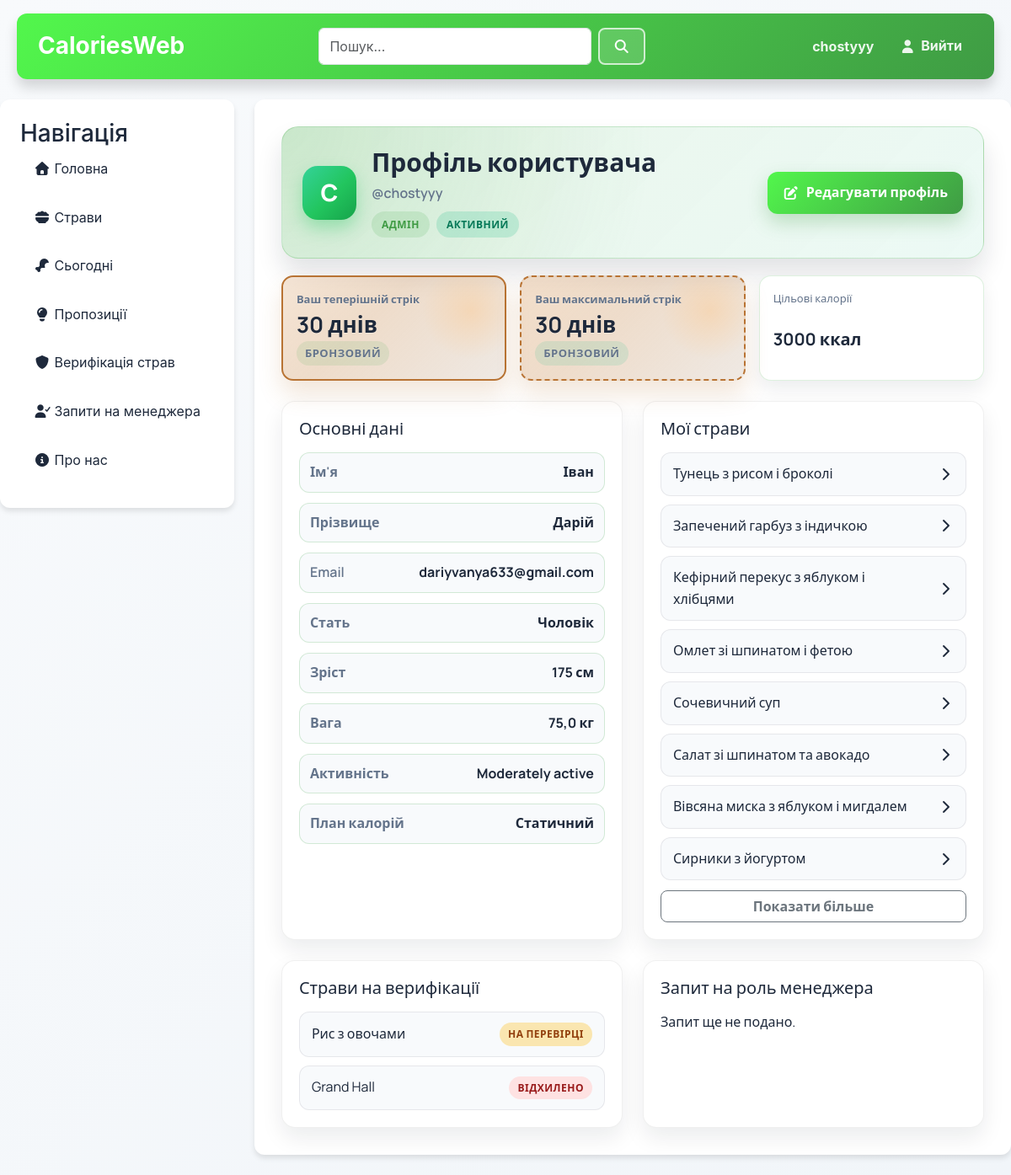
Screenshot of /user/1/ (signed in) with the database file from the repository.
### main/models.py (models this page shows, shortened)
class UserDetails(models.Model):
    CALORIE_PLAN_CHOICES = [
        ('cut', 'Похудання'),
        ('maintain', 'Статичний'),
        ('bulk', 'Набір ваги'),
    ]
    ROLE_CHOICES = [
        ('user', 'Користувач'),
        ('manager', 'Менеджер'),
        ('admin', 'Адмін'),
    ]
    ACCOUNT_STATUS_CHOICES = [
        ('active', 'Активний'),
        ('inactive', 'Неактивний'),
    ]
    user = models.OneToOneField(
        User,
        on_delete=models.CASCADE,
        related_name="details"
    )
    sex = models.CharField(max_length=10, choices=[
        ('male', 'Чоловік'),
        ('female', 'Жінка'),
    ])
    age = models.PositiveSmallIntegerField()
    height_cm = models.PositiveSmallIntegerField()
    weight_kg = models.FloatField()
    activity_level = models.IntegerField(choices=[
        (1, 'Sedentary'),
        (2, 'Lightly active'),
        (3, 'Moderately active'),
        (4, 'Very active'),
        (5, 'Extra active'),
    ])
    current_streak = models.PositiveIntegerField(default=0)
    max_streak = models.PositiveIntegerField(default=0)
    date_last_streak_entry = models.DateField(null=True, blank=True)
    goal_calories = models.PositiveIntegerField(default=2000)
    calorie_plan = models.CharField(max_length=10, choices=CALORIE_PLAN_CHOICES, default='maintain')
    role = models.CharField(max_length=10, choices=ROLE_CHOICES, default='user')
    account_status = models.CharField(max_length=10, choices=ACCOUNT_STATUS_CHOICES, default='active')
    is_banned = models.BooleanField(default=False)

### meals/models.py (models this page shows, shortened)
class Meal(models.Model):
    name = models.CharField(max_length=100)
    grams = models.PositiveIntegerField(default=100)
    recipe = models.TextField(null=True)
    link = models.URLField(null=True)
    author = models.ForeignKey(User, on_delete=models.CASCADE)
    image = models.ImageField(default='fallback.png', null=True, blank=True)
    popularity = models.IntegerField()

class MealVerification(models.Model):
    STATUS_CHOICES = [
        ('draft', 'Чернетка'),
        ('pending', 'На перевірці'),
        ('approved', 'Схвалено'),
        ('rejected', 'Відхилено'),
        ('banned', 'Заблоковано'),
    ]
    author = models.ForeignKey(User, on_delete=models.CASCADE, related_name='meal_verifications')
    original_meal = models.ForeignKey('Meal', on_delete=models.SET_NULL, null=True, blank=True, related_name='verification_requests')
    name = models.CharField(max_length=100)
    grams = models.PositiveIntegerField(default=100)
    recipe = models.TextField(null=True, blank=True)
    link = models.URLField(null=True, blank=True)
    image = models.ImageField(upload_to='meal_verifications/', null=True, blank=True)
    status = models.CharField(max_length=12, choices=STATUS_CHOICES, default='draft')
    created_at = models.DateTimeField(auto_now_add=True)
    reviewed_at = models.DateTimeField(null=True, blank=True)
    reviewed_by = models.ForeignKey(User, on_delete=models.SET_NULL, null=True, blank=True, related_name='verified_meals')
    review_comment = models.TextField(null=True, blank=True)

### user/views.py (the view)
# urls.py: path('<int:user_id>/', views.user_details, name='user_detail'),
def user_details(request, user_id):
    details = get_object_or_404(UserDetails, user_id=user_id)
    manager_request = ManagerRequest.objects.filter(user=details.user).order_by("-created_at").first()
    user_meals = Meal.objects.filter(author=details.user).order_by("-id")
    verification_items = MealVerification.objects.filter(author=details.user).exclude(
        status="approved",
    ).order_by("-created_at")
    is_own_profile = request.user.is_authenticated and request.user.id == details.user_id
    current_streak_tier = _streak_tier(details.current_streak)
    max_streak_tier = _streak_tier(details.max_streak)
    data = {
        'user_id': user_id,
        'details': details,
        'manager_request': manager_request,
        'user_meals': user_meals,
        'verification_items': verification_items,
        'is_own_profile': is_own_profile,
        'current_streak_tier': current_streak_tier,
        'current_streak_label': _streak_label(current_streak_tier),
        'max_streak_tier': max_streak_tier,
        'max_streak_label': _streak_label(max_streak_tier),
    }
    return render(request, 'user/user_details.html', data)

### user/templates/user/user_details.html (shortened to what this page needs)
{% extends "main/layout.html" %}
{% load static %}
{% block extra_css %}
    <link rel="stylesheet" href="{% static 'user/css/user.css' %}">
{% endblock %}
{% block content %}
    <div class="user-profile-page">
        <div class="user-profile-hero">
            <div class="user-hero-content">
                <div class="user-hero-avatar">{{ details.user.username|slice:":1"|upper }}</div>
                <div class="user-profile-hero-text">
                    <h1>Профіль користувача</h1>
                    <p>@{{ details.user.username }}</p>
                    <div class="profile-badges">
                        <span class="profile-badge profile-badge--role">{{ details.get_role_display }}</span>
                        <span class="profile-badge profile-badge--status">{{ details.get_account_status_display }}</span>
                    </div>
                </div>
            </div>
            {% if user.is_authenticated and user.id == details.user.id %}
                <a class="user-profile-btn" href="{% url 'user:edit_profile' user_id %}">
                    <i class="fas fa-edit"></i> Редагувати профіль
                </a>
            {% endif %}
        </div>
        {% if user.is_authenticated %}
            <div class="profile-stats">
                <div class="profile-stat streak-frame streak-frame--current streak-frame--{{ current_streak_tier }}">
                    <span class="streak-frame__label">{% if is_own_profile %}Ваш теперішній стрік{% else %}Теперішній стрік{% endif %}</span>
                    <strong>{{ details.current_streak }} днів</strong>
                    <span class="streak-frame__tag">{{ current_streak_label }}</span>
                </div>
                <div class="profile-stat streak-frame streak-frame--max streak-frame--{{ max_streak_tier }}">
                    <span class="streak-frame__label">{% if is_own_profile %}Ваш максимальний стрік{% else %}Максимальний стрік{% endif %}</span>
                    <strong>{{ details.max_streak }} днів</strong>
                    <span class="streak-frame__tag">{{ max_streak_label }}</span>
                </div>
                <div class="profile-stat profile-stat--goal">
                    <span>Цільові калорії</span>
                    <strong>{{ details.goal_calories }} ккал</strong>
                </div>
            </div>
            <div class="user-profile-grid">
                <section class="user-profile-card">
                    <h3>Основні дані</h3>
                    <div class="profile-kv-grid">
                        <div class="profile-kv"><span>Ім'я</span><strong>{{ details.user.first_name }}</strong></div>
                        <div class="profile-kv"><span>Прізвище</span><strong>{{ details.user.last_name }}</strong></div>
                        <div class="profile-kv"><span>Email</span><strong>{{ details.user.email }}</strong></div>
                        <div class="profile-kv"><span>Стать</span><strong>{{ details.get_sex_display }}</strong></div>
                        <div class="profile-kv"><span>Зріст</span><strong>{{ details.height_cm }} см</strong></div>
                        <div class="profile-kv"><span>Вага</span><strong>{{ details.weight_kg }} кг</strong></div>
                        <div class="profile-kv"><span>Активність</span><strong>{{ details.get_activity_level_display }}</strong></div>
                        <div class="profile-kv"><span>План калорій</span><strong>{{ details.get_calorie_plan_display }}</strong></div>
                    </div>
                </section>
                <section class="user-profile-card">
                    <h3>{% if is_own_profile %}Мої страви{% else %}Страви користувача{% endif %}</h3>
                    {% if user_meals %}
                        <div class="profile-list" id="user-meals-list" data-max-items="8">
                            {% for meal in user_meals %}
                                <a class="profile-list-item" href="{% url 'meals:meal_detail' meal.id %}">
                                    <span>{{ meal.name }}</span>
                                    <i class="fas fa-chevron-right"></i>
                                </a>
                            {% endfor %}
                        </div>
                        {% if user_meals|length > 8 %}
                            <button type="button" class="btn btn-outline-secondary profile-show-more" data-target="user-meals-list">
                                Показати більше
                            </button>
                        {% endif %}
                    {% else %}
                        <p>Поки що немає доданих страв.</p>
                    {% endif %}
                </section>
                {% if is_own_profile %}
                    <section class="user-profile-card">
                        <h3>Страви на верифікації</h3>
                        {% if verification_items %}
                            <div class="profile-list" id="verification-list" data-max-items="8">
                                {% for item in verification_items %}
                                    <div class="profile-list-item profile-list-item--static">
                                        <span>{{ item.name }}</span>
                                        <span class="status-chip status-chip--{{ item.status }}">{{ item.get_status_display }}</span>
                                    </div>
                                {% endfor %}
                            </div>
                        {% else %}
                            <p>Немає страв на перевірці.</p>
                        {% endif %}
                    </section>
                    <section class="user-profile-card">
                        <h3>Запит на роль менеджера</h3>
                        {% if manager_request %}
                            <div class="profile-kv"><span>Статус</span><strong>{{ manager_request.get_status_display }}</strong></div>
                            <div class="profile-kv"><span>Дата подачі</span><strong>{{ manager_request.created_at|date:"d.m.Y" }}</strong></div>
                            {% if manager_request.admin_comment %}
                                <div class="profile-kv profile-kv--full"><span>Коментар</span><strong>{{ manager_request.admin_comment }}</strong></div>
                            {% endif %}
                        {% else %}
                            <p>Запит ще не подано.</p>
                        {% endif %}
                    </section>
                {% endif %}
            </div>
        {% else %}
            <div class="today-locked">
                <i class="fas fa-lock"></i>
                <p>Будь ласка, <a href="{% url 'main:logIn' %}">увійдіть</a>, щоб переглянути деталі користувача.</p>
            </div>
        {% endif %}
    </div>
{% endblock %}

### main/templates/main/layout.html (shortened to what this page needs)
{% load static %}
<!DOCTYPE html>
<html lang="en">
<head>
    <link href="https://cdn.jsdelivr.net/npm/bootstrap@5.3.8/dist/css/bootstrap.min.css" rel="stylesheet">
    <link rel="stylesheet" href="{% static 'main/css/main.css' %}">
    <link rel="stylesheet" href="https://cdnjs.cloudflare.com/ajax/libs/font-awesome/7.0.1/css/all.min.css">
    {% block extra_css %}{% endblock %}
</head>
<body>
<header>
    <table>
        <tr>
            <th style="text-align: left;" style="width: fit-content;">
                <a href="{% url 'main:home' %}" style="width: fit-content;" >
                    <h1 style="width: fit-content;">CaloriesWeb</h1>
                </a>
            </th>
            <th style="text-align: center; width: 35%;">
                <form action="{% url 'meals:search' %}" method="get" class="d-flex">
                    <input class="form-control" type="text" name="q" placeholder="Пошук...">
                    <button class="btn btn-outline-danger ms-2" type="submit">
                        <i class="fa-solid fa-magnifying-glass"></i>
                    </button>
                </form>
            </th>
            <th style="text-align: right;">
                {% if user.is_authenticated %}
                    <a href="{% url 'user:user_detail' user.id %}"><span>{{ user.username }}</span></a>
                    <a href="{% url 'main:logOut' %}">
                        <span><i class="fa-solid fa-user"></i> Вийти</span>
                    </a>
                {% endif %}
            </th>
        </tr>
    </table>
</header>
<main class="layout">
    <aside>
        <h3>Навігація</h3>
        <ul>
            <a href="{% url 'main:home' %}">
                <li><i class="fa-solid fa-house"></i> Головна</li>
            </a>
            <a href="{% url 'meals:meals' %}">
                <li><i class="fa-solid fa-bowl-food"></i> Страви</li>
            </a>
            <a href="{% url 'today:today' %}">
                <li><i class="fa-solid fa-drumstick-bite"></i> Сьогодні</li>
            </a>
            <a href="{% url 'meals:suggestions' %}">
                <li><i class="fa-solid fa-lightbulb"></i> Пропозиції</li>
            </a>
            {% if is_manager or is_admin %}
                <a href="{% url 'meals:verification_list' %}">
                    <li><i class="fa-solid fa-shield"></i> Верифікація страв</li>
                </a>
            {% endif %}
            {% if is_admin %}
                <a href="{% url 'user:manager_requests' %}">
                    <li><i class="fa-solid fa-user-check"></i> Запити на менеджера</li>
                </a>
            {% endif %}
            <a href="{% url 'main:about' %}">
                <li><i class="fa-solid fa-circle-info"></i> Про нас</li>
            </a>
        </ul>
    </aside>
    <div class="main-content">
        {% block content %}
        {% endblock %}
    </div>
</main>
</body>
</html>

### rows the page displays
UserDetails: user.username "C", user.username "chostyyy", role "АДМІН", account_status "АКТИВНИЙ", current_streak "30", max_streak "30", goal_calories "3000", user.first_name "Іван", user.last_name "Дарій", user.email "dariyvanya633@gmail.com", sex "Чоловік", height_cm "175", weight_kg "75,0", activity_level "Moderately active", calorie_plan "Статичний"
Meal: name "Тунець з рисом і броколі"
Meal: name "Запечений гарбуз з індичкою"
Meal: name "Кефірний перекус з яблуком і хлібцями"
Meal: name "Омлет зі шпинатом і фетою"
Meal: name "Сочевичний суп"
Meal: name "Салат зі шпинатом та авокадо"
Meal: name "Вівсяна миска з яблуком і мигдалем"
Meal: name "Сирники з йогуртом"
MealVerification: name "Рис з овочами", status "НА ПЕРЕВІРЦІ"
MealVerification: name "Grand Hall", status "ВІДХИЛЕНО"

### other values shown
{{ user.username }} "chostyyy"
{{ current_streak_label }} "БРОНЗОВИЙ"
{{ max_streak_label }} "БРОНЗОВИЙ"
